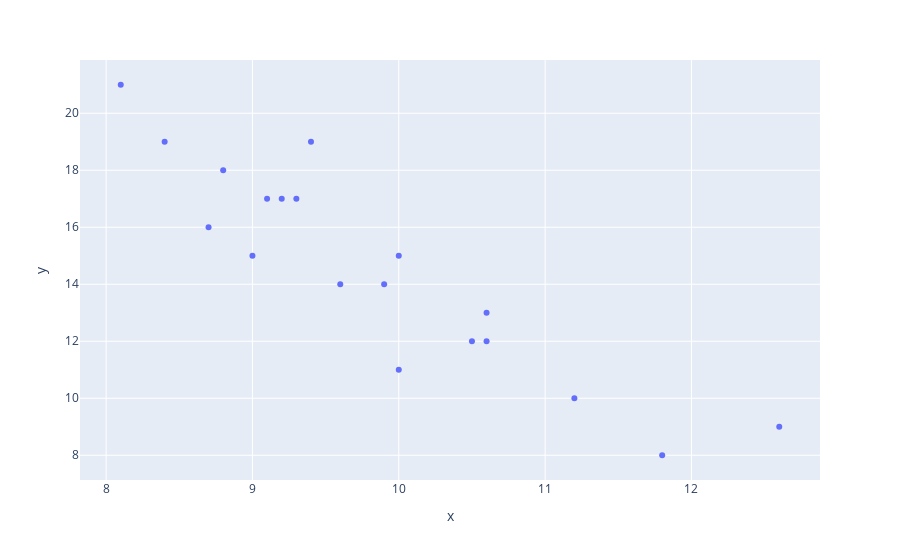

The cell this chart's notebook holds for it:
### Markdown cell above
**Exercise.** Given the following data, estimate a 95% confidence interval for intercept and slope of the regression

### Code cell
x = np.array(
    [
        8.1,
        8.4,
        8.8,
        8.7,
        9,
        9.1,
        9.2,
        9.3,
        9.4,
        9.6,
        9.9,
        10,
        10,
        10.5,
        10.6,
        10.6,
        11.2,
        11.8,
        12.6,
    ]
).reshape(-1, 1)
y = np.array([21, 19, 18, 16, 15, 17, 17, 17, 19, 14, 14, 15, 11, 12, 12, 13, 10, 8, 9])

fig = px.scatter(x=x.ravel(), y=y)
fig

### Figure 1 — Plotly figure (JSON) as saved in the notebook; plotly's stock layout.template omitted (floating-point values rounded to 4 significant figures)
{"data": [{"hovertemplate": "x=%{x}<br>y=%{y}<extra></extra>", "legendgroup": "", "marker": {"color": "#636efa", "symbol": "circle"}, "mode": "markers", "name": "", "orientation": "v", "showlegend": false, "type": "scatter", "x": [8.1, 8.4, 8.8, 8.7, 9, 9.1, 9.2, 9.3, 9.4, 9.6, 9.9, 10, 10, 10.5, 10.6, 10.6, 11.2, 11.8, 12.6], "xaxis": "x", "y": [21, 19, 18, 16, 15, 17, 17, 17, 19, 14, 14, 15, 11, 12, 12, 13, 10, 8, 9], "yaxis": "y"}], "layout": {"legend": {"tracegroupgap": 0}, "margin": {"t": 60}, "xaxis": {"anchor": "y", "domain": [0, 1], "title": {"text": "x"}}, "yaxis": {"anchor": "x", "domain": [0, 1], "title": {"text": "y"}}}}
